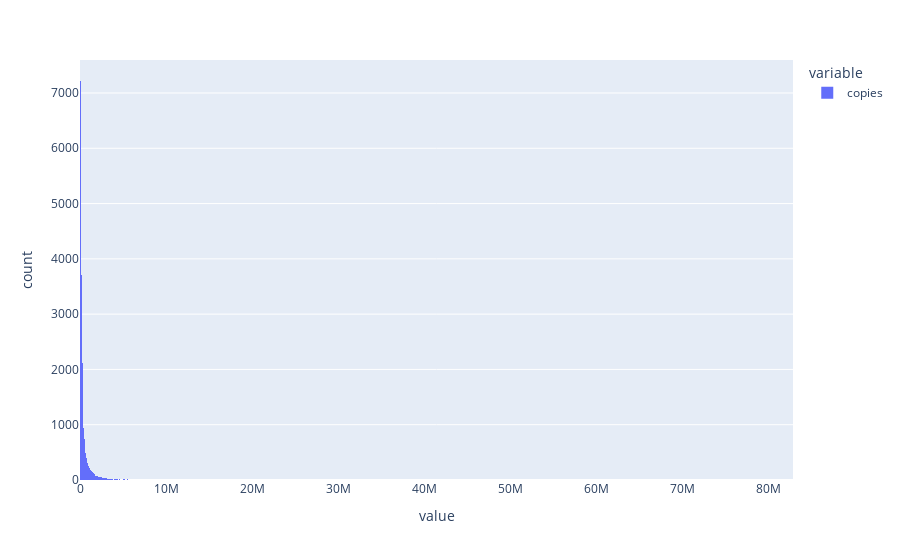

The notebook cell saved with this chart:
### Code cell
sales_total_available.copies.hist()

### Figure 1 — Plotly figure (JSON) as saved in the notebook; plotly's stock layout.template omitted (floating-point values rounded to 4 significant figures; data arrays with more than 128 entries replaced by an {"elided": "..."} marker saying what was removed)
{"data": [{"alignmentgroup": "True", "bingroup": "x", "hovertemplate": "variable=copies<br>value=%{x}<br>count=%{y}<extra></extra>", "legendgroup": "copies", "marker": {"color": "#636efa", "pattern": {"shape": ""}}, "name": "copies", "offsetgroup": "copies", "orientation": "v", "showlegend": true, "type": "histogram", "x": {"elided": "19859 float values"}, "xaxis": "x", "yaxis": "y"}], "layout": {"barmode": "relative", "legend": {"title": {"text": "variable"}, "tracegroupgap": 0}, "margin": {"t": 60}, "xaxis": {"anchor": "y", "domain": [0, 1], "title": {"text": "value"}}, "yaxis": {"anchor": "x", "domain": [0, 1], "title": {"text": "count"}}}}
